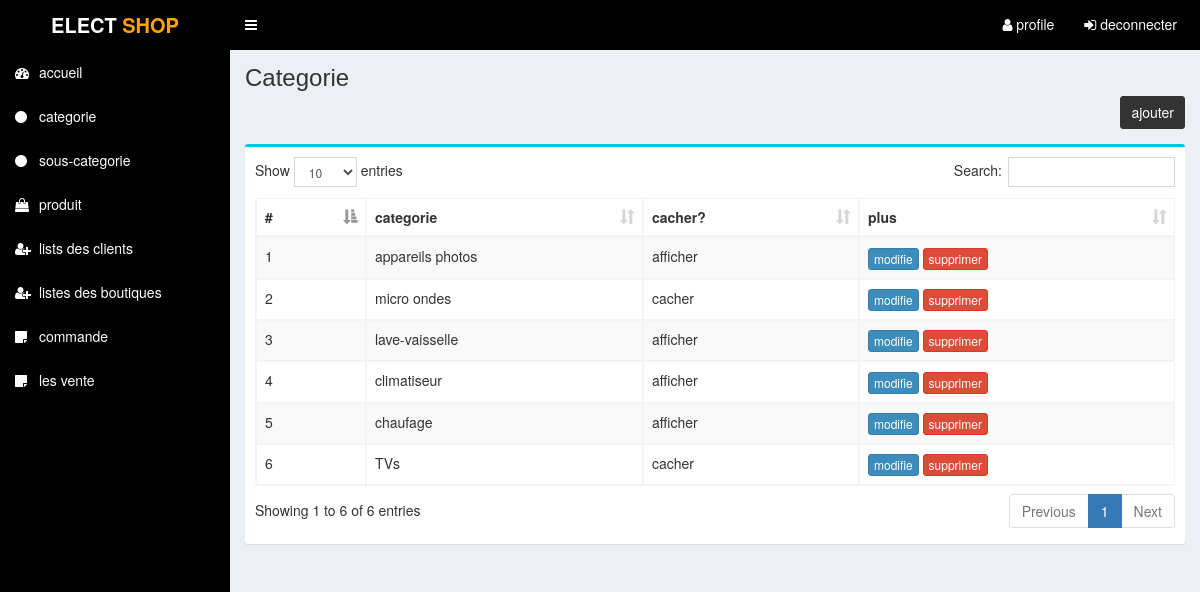
Page /admin/categorie.php (signed in) on the committed database.
### tables this page shows
CREATE TABLE `table_cat` (
  `id_categorie` int(11) NOT NULL,
  `cat_nom` varchar(255) NOT NULL,
  `aff_ach` int(1) NOT NULL
);

### fonctions/categorie.php (called while the page is built, shortened)
<?php
function affiche_categorie(){
				$pdo=pdo();
            	$stmt = $pdo->prepare("SELECT * FROM table_cat ORDER BY id_categorie DESC");
            	$stmt->execute();
            	$rs = $stmt->fetchAll(PDO::FETCH_ASSOC);
            	return $rs;
}
?>

### admin/categorie.php (the view, shortened to what this page needs)
<?php require_once('header.php'); ?>
<?php
include_once "../fonctions/categorie.php";
$i=0;
$rs=affiche_categorie();
?>
<section class="content-header">
	<div class="content-header-left">
		<h1>Categorie</h1>
	</div>
	<div class="content-header-right">
		<a href="ajouter_categorie.php" class="btn btn-primary btn-sm">ajouter</a>
	</div>
</section>
<section class="content">
  <div class="row">
    <div class="col-md-12">
      <div class="box box-info">
        <div class="box-body table-responsive">
          <table id="example1" class="table table-bordered table-hover table-striped">
             <thead>
                 <tr>
                     <th>#</th>
                     <th>categorie</th>
                     <th>cacher?</th>
                     <th>plus</th>
                 </tr>
             </thead>
             <tbody>
               <?php
               foreach ($rs as $row) {
                $i++;
                ?>
                <tr>
                   <td><?php echo $i; ?></td>
                   <td><?php echo $row['cat_nom']; ?></td>
                   <td>
                    <?php
                    if($row['aff_ach'] == 1) {
                        echo 'afficher';
                    } else {
                        echo 'cacher';
                    }
                    ?>
                </td>
                <td>
                   <a href="modifie_categorie.php?id=<?php echo $row['id_categorie']; ?>" class="btn btn-primary btn-xs">modifie</a>
                   <a href="#" class="btn btn-danger btn-xs" data-href="../fonctions/supp_categorie.php?id=<?php echo $row['id_categorie']; ?>" data-toggle="modal" data-target="#confirm-delete">supprimer</a>
               </td>
           </tr>
           <?php
       }
       ?>
   </tbody>
</table>
</div>
</div>
</section>
<?php require_once('footer.php'); ?>

### admin/header.php (shortened to what this page needs)
<!DOCTYPE html>
<html>
<head>
	<link rel="stylesheet" href="css/bootstrap.min.css">
	<link rel="stylesheet" href="css/font-awesome.css">
	<link rel="stylesheet" href="css/ionicons.min.css">
	<link rel="stylesheet" href="css/datepicker3.css">
	<link rel="stylesheet" href="css/summernote.css">
	<link rel="stylesheet" href="css/select2.min.css">
	<link rel="stylesheet" href="css/dataTables.bootstrap.css">
	<link rel="stylesheet" href="css/AdminLTE.min.css">
	<link rel="stylesheet" href="css/style.css">
</head>
<body class="hold-transition fixed sidebar-mini">
	<div class="wrapper">
		<header class="main-header" style="background-color: black;">
			<a href="index.php" class="logo">
				<span class="logo-lg"><b>ELECT<b style="color: orange;"> SHOP</b></b></span>
			</a>
			<nav class="navbar navbar-static-top">
				<a href="#" class="sidebar-toggle" data-toggle="offcanvas" role="button">
				</a>
				<div class="navbar-custom-menu">
					<ul class="nav navbar-nav" style="margin-right: 10px;">
						<a href="profile.php" class="btn " style="margin-top: 7px;  color: white;">
							<i class="fa fa-user"></i> profile
						</a>
						<a href="../fonctions/deconnecteradmin.php" class="btn " style="margin-top: 7px;  color: white;">
							<i class="fa fa-sign-in"></i> deconnecter
						</a>
					</ul>
				</div>
			</nav>
		</header>
		<aside class="main-sidebar" style="background-color: black;">
			<section class="sidebar">
				<ul class="sidebar-menu">
					<li class="treeview">
						<a href="index.php">
							<i class="fa fa-dashboard"></i> <span>accueil</span>
						</a>
					</li>
					<li class="treeview">
						<a href="categorie.php">
							<i class="fa fa-circle"></i> <span>categorie</span> </a>
					</li>
					<li class="treeview">
						<a href="sous-categorie.php">
							<i class="fa fa-circle"></i> <span>sous-categorie</span> </a>
					</li>
					<li class="treeview">
						<a href="produit.php">
							<i class="fa fa-shopping-bag"></i> <span>produit</span>
						</a>
					</li>
					<li class="treeview">
						<a href="client.php">
							<i class="fa fa-user-plus"></i> <span>lists des clients</span>
						</a>
					</li>
					<li class="treeview">
						<a href="boutique.php">
							<i class="fa fa-user-plus"></i> <span>listes des boutiques </span>
						</a>
					</li>
					<li class="treeview">
						<a href="commande.php">
							<i class="fa fa-sticky-note"></i> <span>commande</span>
						</a>
					</li>
					<li class="treeview ">
						<a href="vente.php">
							<i class="fa fa-sticky-note"></i> <span>les vente</span>
						</a>
					</ul>
				</section>
			</aside>
			<div class="content-wrapper">

### admin/footer.php (shortened to what this page needs)
</div>
	</div>
</body>
</html>

### admin/css/style.css (style rules this page uses)
.content-header { overflow: hidden; }
.content-header .content-header-right { float: right; }
.content-header .content-header-left h1 { margin-top: 0; margin-bottom: 0; padding-left: 0px; padding-bottom: 5px; font-size: 24px; position: relative; }
.content-header .content-header-right a { position: relative; font-size: 14px; }
.content-header .content-header-right a { background-color: #333333; border-color: #333333; }
body .main-header a { color: white; }
body .main-sidebar a { color: white; }

### rows in the picture
table_cat: cat_nom "appareils photos", aff_ach "afficher"
table_cat: cat_nom "micro ondes", aff_ach "cacher"
table_cat: cat_nom "lave-vaisselle", aff_ach "afficher"
table_cat: cat_nom "climatiseur", aff_ach "afficher"
table_cat: cat_nom "chaufage", aff_ach "afficher"
table_cat: cat_nom "TVs", aff_ach "cacher"
